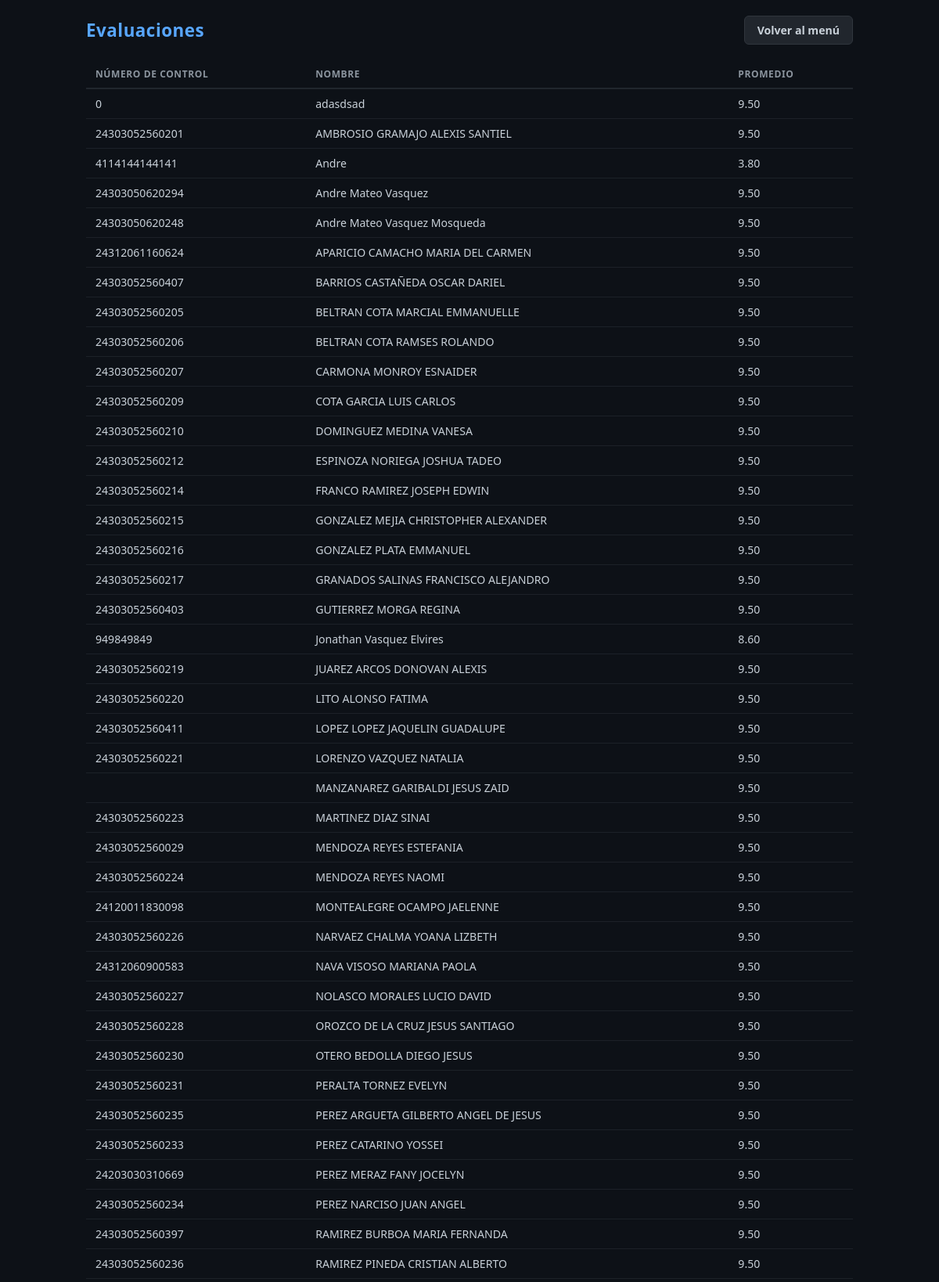
Page /Evaluaciones.php (upper part) on the committed database.
### tables this page shows
CREATE TABLE `alumnos` (
  `folio` int(10) UNSIGNED NOT NULL,
  `numero_control` bigint(20) UNSIGNED DEFAULT NULL,
  `nombre` varchar(150) NOT NULL,
  `edad` tinyint(3) UNSIGNED DEFAULT NULL,
  `especialidad` varchar(100) DEFAULT NULL,
  `direccion` varchar(255) DEFAULT NULL,
  `promedio` decimal(4,2) NOT NULL,
  `sexo` enum('F','M') NOT NULL DEFAULT 'F'
);

### Evaluaciones.php (the view, shortened to what this page needs)
<?php
require __DIR__ . '/Conexion.php';
$conn->set_charset('utf8mb4');
$result = $conn->query("SELECT numero_control, nombre, promedio FROM alumnos ORDER BY nombre ASC");
?>
<!DOCTYPE html>
<html lang="es">
<head>
</head>
<body>
<div class="container">
  <div class="top-bar">
    <h1>Evaluaciones</h1>
    <a href="index.php" class="btn btn-gray">Volver al menú</a>
  </div>
  <table>
    <thead>
        <tr>
            <th>Número de Control</th>
            <th>Nombre</th>
            <th>Promedio</th>
        </tr>
    </thead>
    <tbody>
        <?php while ($row = $result->fetch_assoc()): ?>
            <tr>
                <td><?= htmlspecialchars($row['numero_control']) ?></td>
                <td><?= htmlspecialchars($row['nombre']) ?></td>
                <td><?= htmlspecialchars($row['promedio']) ?></td>
            </tr>
        <?php endwhile; ?>
    </tbody>
  </table>
</div>
</body>
</html>

### Evaluaciones.php (style rules this page uses)
*, *::before, *::after { box-sizing: border-box; margin: 0; padding: 0; }
body { font-family: 'Segoe UI', sans-serif; background: #0d1117; color: #c9d1d9; min-height: 100vh; padding: 20px 16px 60px; }
.container { max-width: 980px; margin: 0 auto; }
.top-bar { display: flex; justify-content: space-between; align-items: center; margin-bottom: 20px; flex-wrap: wrap; gap: 10px; }
h1 { font-size: 1.4rem; color: #58a6ff; letter-spacing: 0.5px; }
table { width: 100%; border-collapse: collapse; font-size: 0.88rem; }
th { background: #0d1117; padding: 9px 12px; text-align: left; border-bottom: 2px solid #21262d; color: #8b949e; font-size: 0.75rem; text-transform: uppercase; letter-spacing: 0.6px; }
td { padding: 9px 12px; border-bottom: 1px solid #1c2128; }
a.btn { padding: 8px 16px; border-radius: 6px; font-weight: 600; font-size: 0.88rem; text-decoration: none; }
.btn-gray { background: #21262d; color: #c9d1d9; border: 1px solid #30363d; }

### rows in the picture
alumnos: numero_control "0", nombre "adasdsad", promedio "9.50"
alumnos: numero_control "24303052560201", nombre "AMBROSIO GRAMAJO ALEXIS SANTIEL", promedio "9.50"
alumnos: numero_control "4114144144141", nombre "Andre", promedio "3.80"
alumnos: numero_control "24303050620294", nombre "Andre Mateo Vasquez", promedio "9.50"
alumnos: numero_control "24303050620248", nombre "Andre Mateo Vasquez Mosqueda", promedio "9.50"
alumnos: numero_control "24312061160624", nombre "APARICIO CAMACHO MARIA DEL CARMEN", promedio "9.50"
alumnos: numero_control "24303052560407", nombre "BARRIOS CASTAÑEDA OSCAR DARIEL", promedio "9.50"
alumnos: numero_control "24303052560205", nombre "BELTRAN COTA MARCIAL EMMANUELLE", promedio "9.50"
alumnos: numero_control "24303052560206", nombre "BELTRAN COTA RAMSES ROLANDO", promedio "9.50"
alumnos: numero_control "24303052560207", nombre "CARMONA MONROY ESNAIDER", promedio "9.50"
alumnos: numero_control "24303052560209", nombre "COTA GARCIA LUIS CARLOS", promedio "9.50"
alumnos: numero_control "24303052560210", nombre "DOMINGUEZ MEDINA VANESA", promedio "9.50"
alumnos: numero_control "24303052560212", nombre "ESPINOZA NORIEGA JOSHUA TADEO", promedio "9.50"
alumnos: numero_control "24303052560214", nombre "FRANCO RAMIREZ JOSEPH EDWIN", promedio "9.50"
alumnos: numero_control "24303052560215", nombre "GONZALEZ MEJIA CHRISTOPHER ALEXANDER", promedio "9.50"
alumnos: numero_control "24303052560216", nombre "GONZALEZ PLATA EMMANUEL", promedio "9.50"
alumnos: numero_control "24303052560217", nombre "GRANADOS SALINAS FRANCISCO ALEJANDRO", promedio "9.50"
alumnos: numero_control "24303052560403", nombre "GUTIERREZ MORGA REGINA", promedio "9.50"
alumnos: numero_control "949849849", nombre "Jonathan Vasquez Elvires", promedio "8.60"
alumnos: numero_control "24303052560219", nombre "JUAREZ ARCOS DONOVAN ALEXIS", promedio "9.50"
alumnos: numero_control "24303052560220", nombre "LITO ALONSO FATIMA", promedio "9.50"
alumnos: numero_control "24303052560411", nombre "LOPEZ LOPEZ JAQUELIN GUADALUPE", promedio "9.50"
alumnos: numero_control "24303052560221", nombre "LORENZO VAZQUEZ NATALIA", promedio "9.50"
alumnos: nombre "MANZANAREZ GARIBALDI JESUS ZAID", promedio "9.50"
alumnos: numero_control "24303052560223", nombre "MARTINEZ DIAZ SINAI", promedio "9.50"
alumnos: numero_control "24303052560029", nombre "MENDOZA REYES ESTEFANIA", promedio "9.50"
alumnos: numero_control "24303052560224", nombre "MENDOZA REYES NAOMI", promedio "9.50"
alumnos: numero_control "24120011830098", nombre "MONTEALEGRE OCAMPO JAELENNE", promedio "9.50"
alumnos: numero_control "24303052560226", nombre "NARVAEZ CHALMA YOANA LIZBETH", promedio "9.50"
alumnos: numero_control "24312060900583", nombre "NAVA VISOSO MARIANA PAOLA", promedio "9.50"
alumnos: numero_control "24303052560227", nombre "NOLASCO MORALES LUCIO DAVID", promedio "9.50"
alumnos: numero_control "24303052560228", nombre "OROZCO DE LA CRUZ JESUS SANTIAGO", promedio "9.50"
alumnos: numero_control "24303052560230", nombre "OTERO BEDOLLA DIEGO JESUS", promedio "9.50"
alumnos: numero_control "24303052560231", nombre "PERALTA TORNEZ EVELYN", promedio "9.50"
alumnos: numero_control "24303052560235", nombre "PEREZ ARGUETA GILBERTO ANGEL DE JESUS", promedio "9.50"
alumnos: numero_control "24303052560233", nombre "PEREZ CATARINO YOSSEI", promedio "9.50"
alumnos: numero_control "24203030310669", nombre "PEREZ MERAZ FANY JOCELYN", promedio "9.50"
alumnos: numero_control "24303052560234", nombre "PEREZ NARCISO JUAN ANGEL", promedio "9.50"
alumnos: numero_control "24303052560397", nombre "RAMIREZ BURBOA MARIA FERNANDA", promedio "9.50"
alumnos: numero_control "24303052560236", nombre "RAMIREZ PINEDA CRISTIAN ALBERTO", promedio "9.50"
